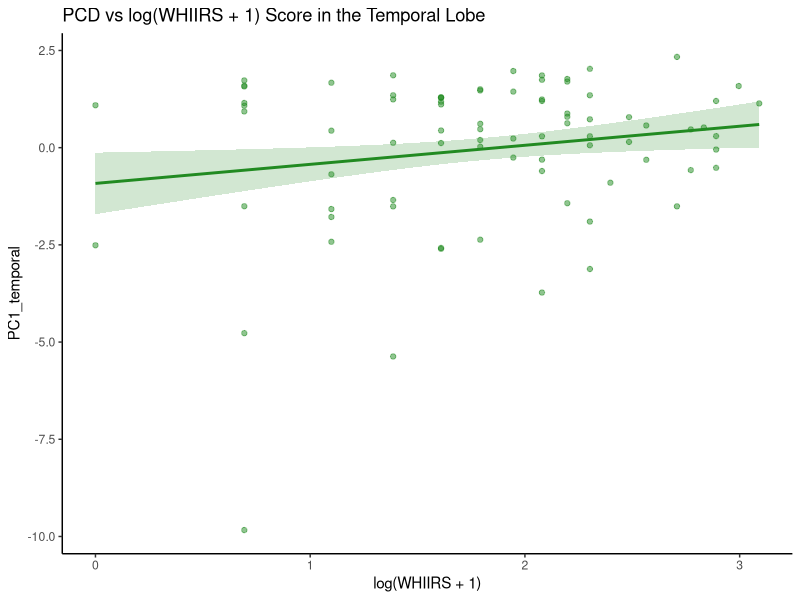

Source code (R):
## ---- chunk 1
library(tidyverse)
library(emmeans)
library(openxlsx)
## ---- chunk 2
MRI <- read.xlsx("Fig4C_Data.xlsx", sheet = "MRI_processed")
Z_score_stats <- read.xlsx("Fig4C_Data.xlsx", sheet = "Z_score_stats")

## ---- chunk 3
custom_contrast <- matrix(c(-1,1), ncol = 1) # defining a custom contrast where fem is -1 and male is 1
rownames(custom_contrast) <- c("Female", "Male")
MRI$sex <- factor(MRI$sex, levels = c("Female", "Male"))
contrasts(MRI$sex) <- custom_contrast

contrasts(MRI$sex)
## ---- chunk 4
formula <- as.formula("PC1_temporal ~ age + age_squared + sex + logWHIIRS + logWHIIRS*sex") 

MRI_subset <- na.omit(MRI)

fit1 <- lm(formula, data = MRI_subset) # Fit the model

predictions <- emmeans(
  fit1, 
  ~ logWHIIRS, 
  at = list(
    logWHIIRS = seq(
      min(MRI$logWHIIRS, na.rm = TRUE),
      max(MRI$logWHIIRS, na.rm = TRUE),
      length.out = 100
    )
  ), 
  conf.int = TRUE # with confidence intervals
)


# Back-transform logWHIIRS, PC1_temporal, and confidence intervals
predicted_df <- as.data.frame(predictions) %>%
  mutate(x_original = logWHIIRS * Z_score_stats$sd_logWHIIRS + Z_score_stats$mean_logWHIIRS,
    predicted_original = emmean * Z_score_stats$sd_PC1_temporal + Z_score_stats$mean_PC1_temporal,
    conf_low_original = lower.CL * Z_score_stats$sd_PC1_temporal + Z_score_stats$mean_PC1_temporal,
    conf_high_original = upper.CL * Z_score_stats$sd_PC1_temporal + Z_score_stats$mean_PC1_temporal)

whole_title <- "PCD vs log(WHIIRS + 1) Score in the Temporal Lobe"

# plot
plot_roi <- ggplot() +
  geom_point(data = MRI, aes(x = logWHIIRS_original, y = PC1_temporal_original), alpha = 0.5, color = 'forestgreen') +
  geom_line(data = predicted_df, aes(x = x_original, y = predicted_original), size = 1, color = 'forestgreen') +
  geom_ribbon(data = predicted_df, aes(x = x_original, ymin = conf_low_original, ymax = conf_high_original), 
              fill = 'forestgreen', alpha = 0.2) +  # Add shaded confidence interval
  theme_classic() +
  
  labs(title = whole_title, x = "log(WHIIRS + 1)", y = "PC1_temporal")

print(plot_roi)
